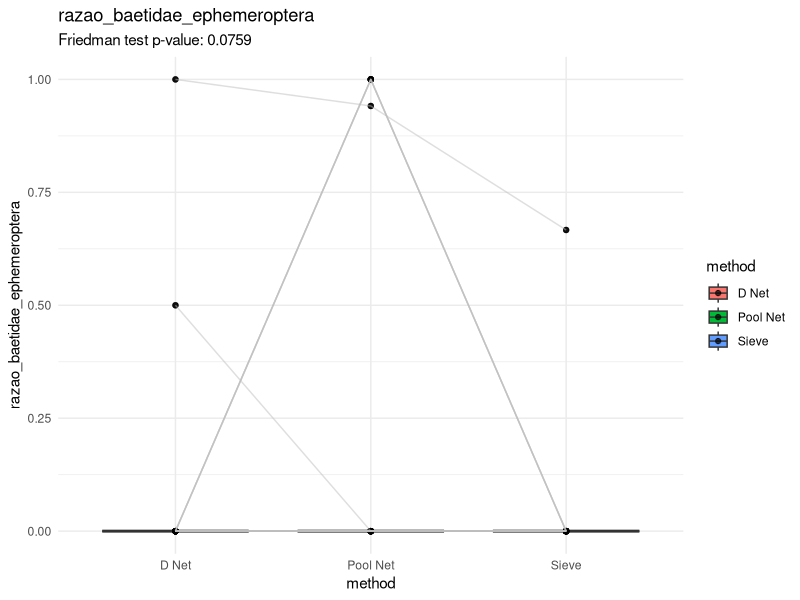
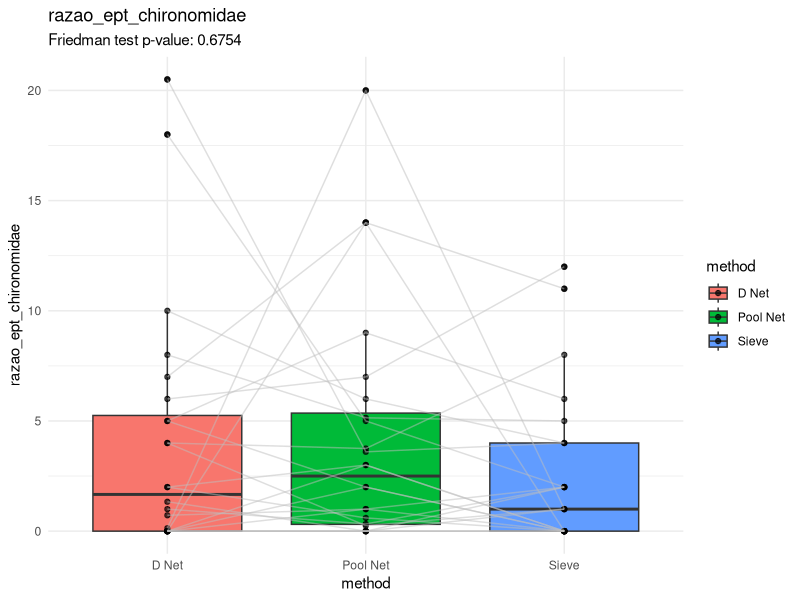
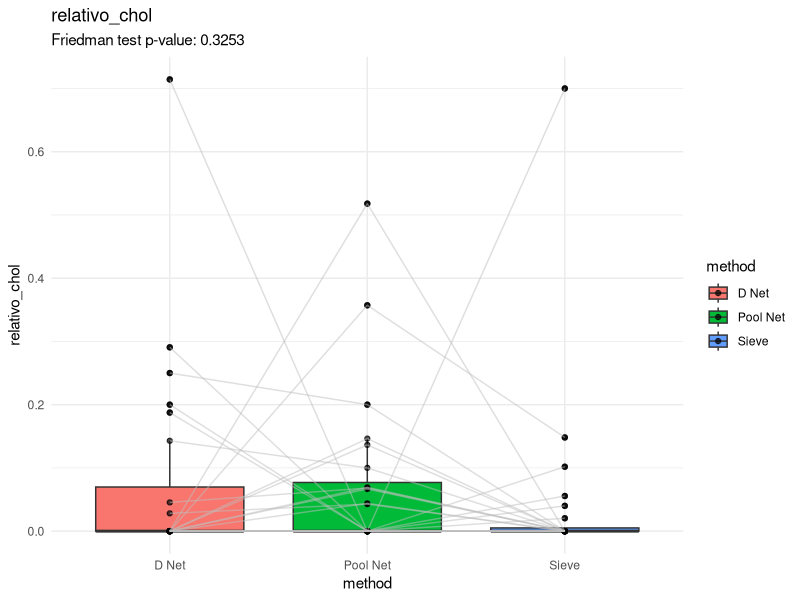
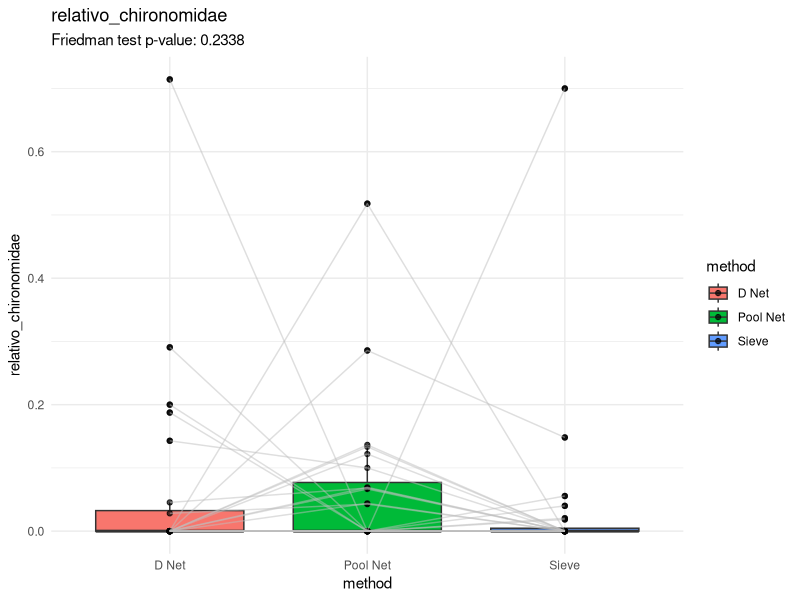
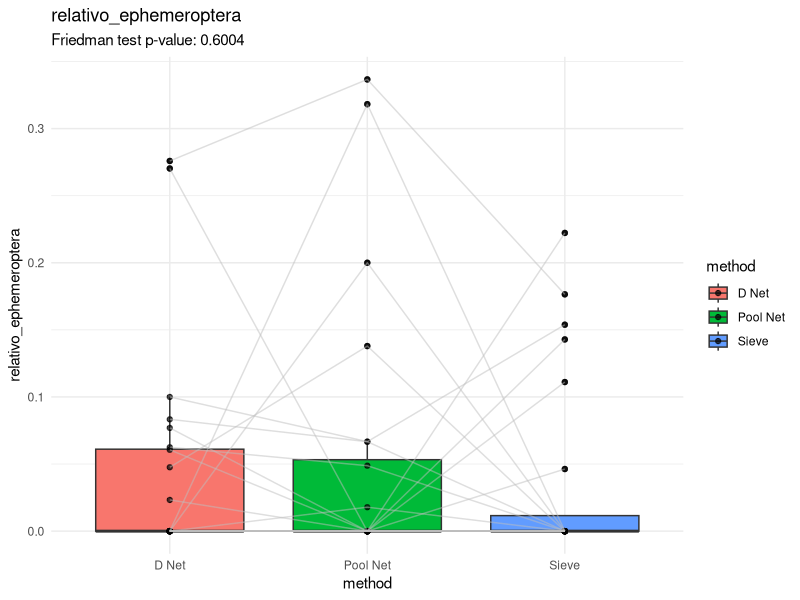
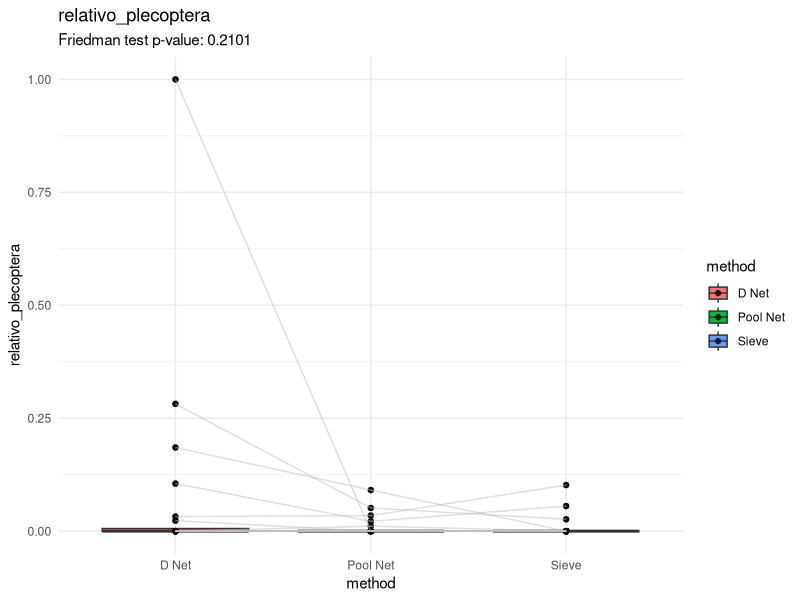
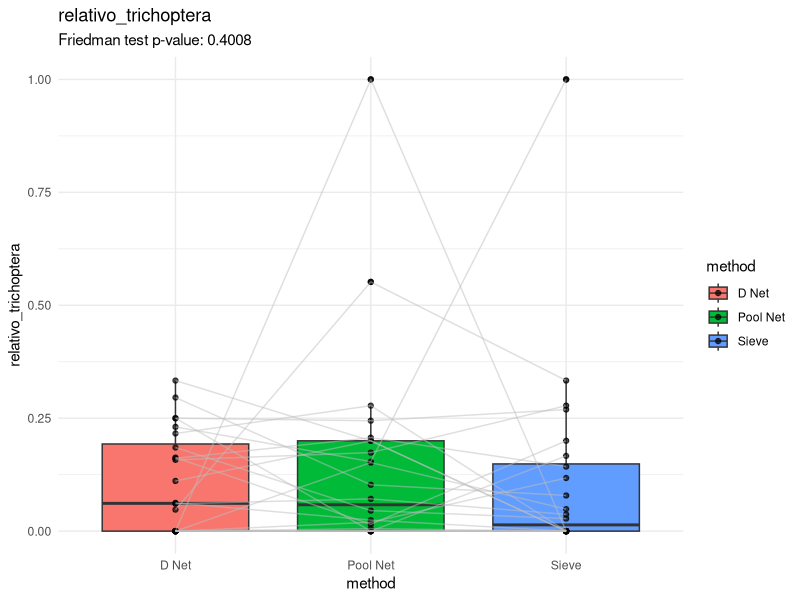
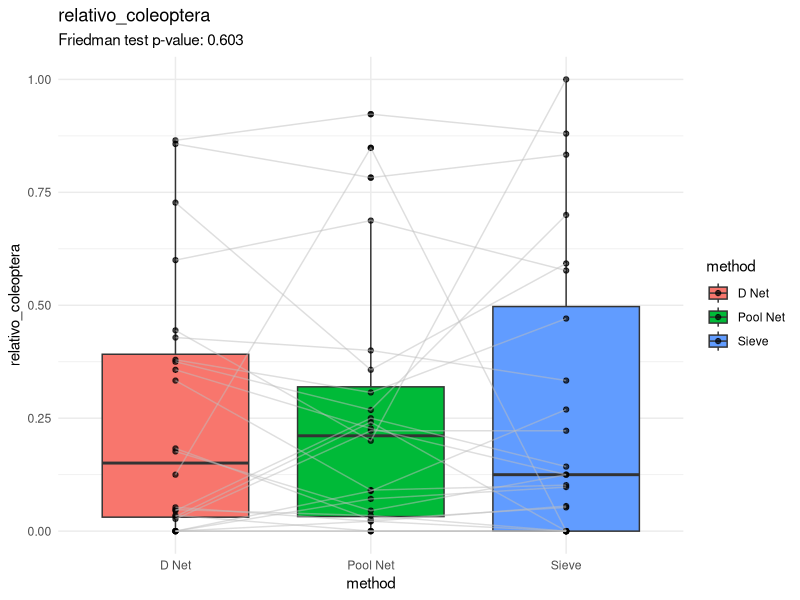

Recreate these plots in R, in order. (Note: this script raises an error after producing the figures.)
library(tidyverse)

################################## Configurações ###############################
set.seed(1994)
metodos_de_amostragem <- c("D Net", "Pool Net", "Sieve")



if (length(metodos_de_amostragem) == 3) {
  pasta_figuras <- "figuras/redes/comparacao_3_redes/"
  pasta_tabelas <- "tabelas/redes/3_redes/"
} else if (length(metodos_de_amostragem) == 2) {
  pasta_figuras <- "figuras/redes/comparacao_2_redes/"
  pasta_tabelas <- "tabelas/redes/2_redes/"
} else {
  pasta_figuras <- "figuras/redes/rede_unica/"
  pasta_tabelas <- "tabelas/redes/rede_unica/"
}

# Pastas de figuras
if (!dir.exists(pasta_figuras)) {
  dir.create(pasta_figuras, recursive = TRUE)
}

# Pasta de tabelas
if (!dir.exists(pasta_tabelas)) {
  dir.create(pasta_tabelas, recursive = TRUE)
}

################################## Carregar dados ##############################
indices_df_raw <- read_csv("dados/processado/matriz_indices_imaturos_piata.csv")

############################## Pre-processamento ###############################
vetor_respostas <- indices_df_raw %>%
  select(-(campanha:method)) %>%
  names()

indices_df <- indices_df_raw %>%
  filter(method %in% metodos_de_amostragem) %>%
  mutate("coluna_id" = paste0(rio, "_", locality_name, "_", campanha)) %>%
  filter(!coletor_recolhedor_proporcao > 0.4)

################################ Processamento #################################
list_of_plots <- list()
for (i in vetor_respostas) {
  print(paste("Analisando redes para índice:", i))

  dados_filtrados <- indices_df %>%
    select(coluna_id, method, i) %>%
    pivot_wider(names_from = method, values_from = i) %>%
    filter(`D Net` >= 0 & `Pool Net` >= 0 & `Sieve` >= 0)
  
  dados_filtrados_long <- dados_filtrados %>%
    pivot_longer(
      cols = c("D Net", "Pool Net", "Sieve"),
      names_to = "method",
      values_to = i
    )

  # Friedman test
  friedman_test_result <- friedman.test(
    as.formula(paste(i, "~ method | coluna_id")),
    data = dados_filtrados_long
  )


  plot <- ggplot(
    dados_filtrados_long,
    aes(x = method, y = !!sym(i), fill = method)
  ) +
    theme_minimal() +
    geom_boxplot() +
    geom_point(alpha = 0.7) +
    geom_line(aes(group = coluna_id), color = "gray", alpha = 0.5) +
    labs(
      title = i,
      subtitle = paste0(
        "Friedman test p-value: ", round(friedman_test_result$p.value, 4)
      )
    ) 
  
  ggsave(
    filename = paste0(pasta_figuras, i, ".png"),
    plot = plot,
    width = 8,
    height = 6
  )

}

################################### Post roc ###################################

for (i in vetor_respostas) {
  print(paste("Analisando redes (post-hoc) para índice:", i))
  
  dados_filtrados <- indices_df %>%
    select(coluna_id, method, i) %>%
    pivot_wider(names_from = method, values_from = i) %>%
    filter(`D Net` >= 0 & `Pool Net` >= 0 & `Sieve` >= 0)
  
  dados_filtrados_long <- dados_filtrados %>%
    pivot_longer(
      cols = c("D Net", "Pool Net", "Sieve"),
      names_to = "method",
      values_to = i
    )
  
  tabela_post_hoc <- pairwise.wilcox.test(
    dados_filtrados_long[[i]],
    dados_filtrados_long$method,
    p.adjust.method = "bonferroni",
    paired = TRUE
  )
  write_csv(
    as.data.frame(tabela_post_hoc$p.value) %>%
      rownames_to_column(var = "method1"),
    paste0(pasta_tabelas,  "wilxox_matrix_", i, ".csv")
  )
}
